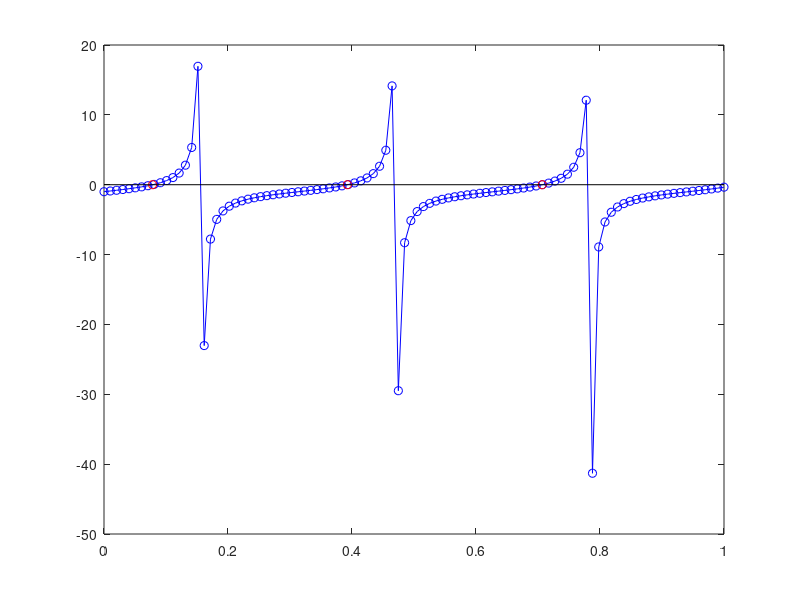

This chart was generated by the following MATLAB code:
function [ x0 ] = interpinv(x,y,y0,tangent_Tol)

% "Graphically" find all the x0s where a y(x) curve crosses the y==y0 line.
%
% Given the x,y vectors, where y=function(x), and the value y0, this
% mini-function computes using linear interpolation the value(s) of
% x0 where y=y0, i.e. y(x0)=y0. It segments the y-y0 function in
% monotonically invariant parts, and uses the built-in interp1 
% matlab function in a piece-wise approach. The roots are return
% sorted in ascending order. Tangent_Tol is a limit for tangent-like 
% discontinuities, that can be confused for roots. Set to ~10.
% 
% GNU General Public License v3.0 | Copyright (c) 2022 Alexandros Pitilakis
% Alexandros Pitilakis / Thessaloniki, Greece
%  2015 Nov : Original Version

% Test
if nargin ==0 && nargout==0    
   x = linspace(0,1,100);
   y = tan(x*10)-1; %sin(2*pi*x).*exp(3*x);
   y0 = 0;
   tangent_Tol = 10;
end

% Set a limit for the tangent-like discontinuities.
if nargin == 3
    tangent_Tol = 10;
end

% -------------------------------------------------------------------------
ya = y-y0; %Look for zero-crosses in the aux function ya=y-y0;
sch = sign(ya(1:end-1)) .* sign( ya(2:end) ); %-1 where sign-change

% Look for tangeant-like infinties who can be confused for roots.
% So, set this flag to 1, where the function is continuous... 
tanch = abs( ya(1:end-1) - ya(2:end)) < tangent_Tol; 

% Where sch==-1 AND tanch==1, it means that we have a "valid" sign-change
% between ya(is) and ya(is+1)
is = find( (sch == -1) & (tanch == 1) ); 

x0 = NaN*zeros( size(is) );
for k = 1 : length(is)
    x0(k) = interp1( y(is(k):is(k)+1) , x(is(k):is(k)+1) , y0 , 'pchip' );
end
% -------------------------------------------------------------------------

% Test
if nargin ==0 && nargout==0
    clc; close all
    plot(x,y,'bo-'); hold on;
    stem( x0 , y0*ones(size(x0)) , 'ro' )
end